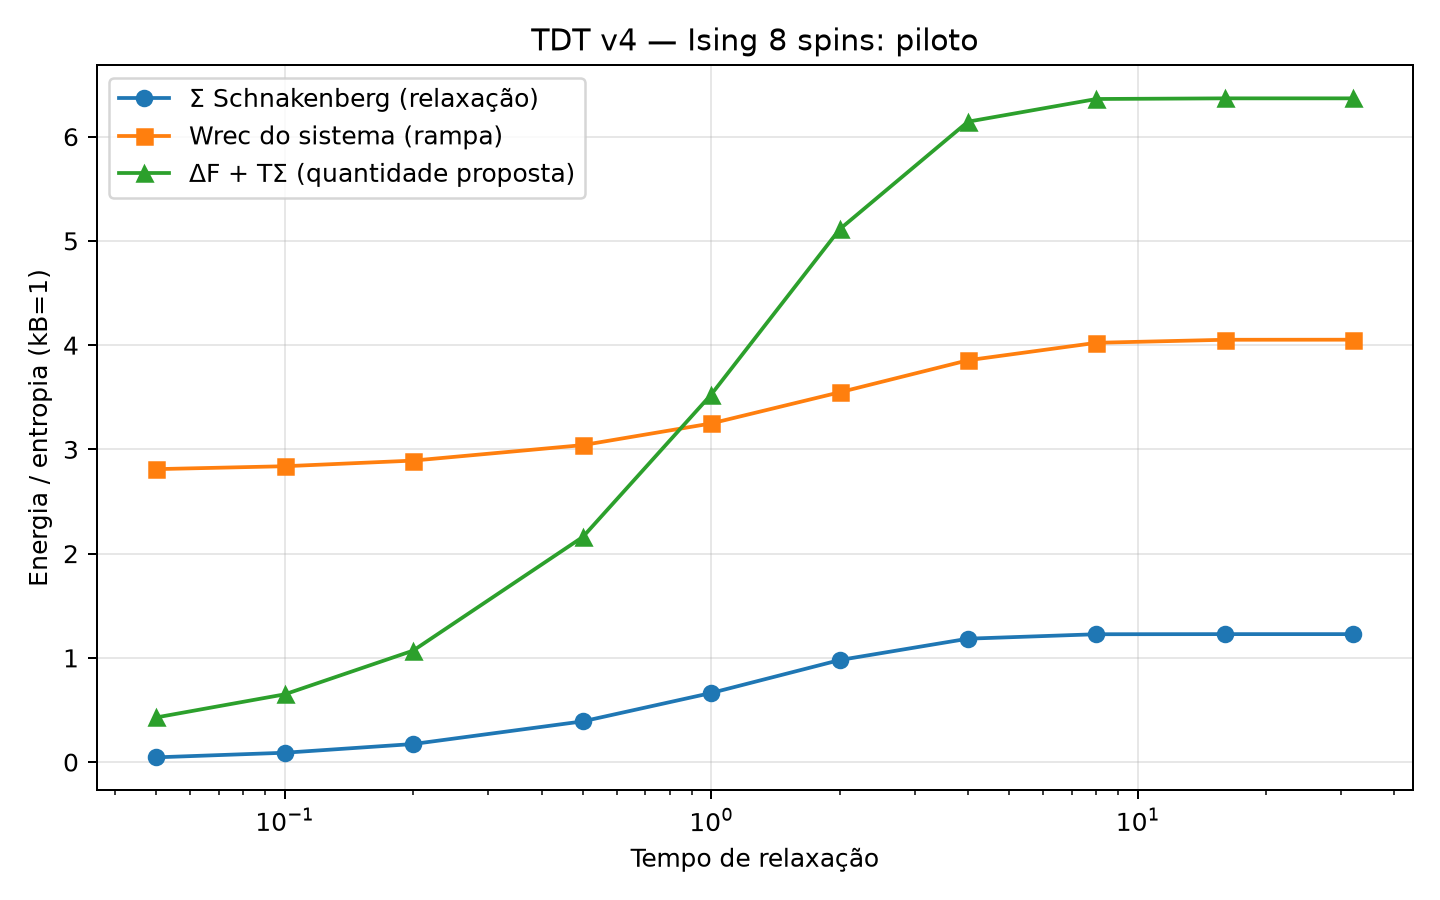

Write the Python code that produced this figure.
import numpy as np, json
from scipy.sparse import csr_matrix
from scipy.sparse.linalg import expm_multiply
from scipy.integrate import solve_ivp
from scipy.special import logsumexp
import matplotlib
matplotlib.use("Agg")
import matplotlib.pyplot as plt
N=8; beta=.4; T=1/beta; J=1.; gamma=1.; n=1<<N
states=np.array([[1 if (x>>i)&1 else -1 for i in range(N)] for x in range(n)],dtype=np.int8)
M=states.sum(1); bond=np.sum(states*np.roll(states,-1,axis=1),axis=1); Ebase=-J*bond
# unique undirected edges: flip bit i from 0 to 1
xs=[]; ys=[]; ds=[]
for x in range(n):
 for i in range(N):
  if ((x>>i)&1)==0:
   y=x^(1<<i)
   de=2*states[x,i]*(J*(states[x,(i-1)%N]+states[x,(i+1)%N]))
   xs.append(x); ys.append(y); ds.append(de)
xs=np.array(xs); ys=np.array(ys); ds=np.array(ds)
# all directed transitions indexed by source and flipped spin
src=np.repeat(np.arange(n),N); bit=np.tile(np.arange(N),n); dst=src^(1<<bit)
de0=2*states[src,bit]*J*(states[src,(bit-1)%N]+states[src,(bit+1)%N])
def Qmake(h):
 de=de0+2*states[src,bit]*h
 rates=gamma/(1+np.exp(np.clip(beta*de,-700,700)))
 diag=-np.bincount(src,weights=rates,minlength=n)
 return csr_matrix((np.r_[rates,diag],(np.r_[src,np.arange(n)],np.r_[dst,np.arange(n)])),shape=(n,n))
def gibbs(h):
 e=Ebase-h*M; z=logsumexp(-beta*e); return np.exp(-beta*e-z)
def entropy(p):
 pp=np.maximum(p,1e-300); return -float(np.sum(p*np.log(pp)))
def sigma_dot(p,h):
 # Schnakenberg sum over each undirected edge exactly once
 qf=gamma/(1+np.exp(np.clip(beta*(ds+2*states[xs,0]*0),-700,700))) # overwritten below with actual field contribution
 # recompute deltaE for each edge using spin index inferred from x,y
 inds=np.log2(xs^ys).astype(int)
 de=ds+2*states[xs,inds]*h
 kxy=gamma/(1+np.exp(np.clip(beta*de,-700,700)))
 kyx=gamma/(1+np.exp(np.clip(-beta*de,-700,700)))
 a=p[xs]*kxy; b=p[ys]*kyx
 return float(np.sum((a-b)*np.log(np.maximum(a,1e-300)/np.maximum(b,1e-300))))
p0=gibbs(0.)
h0=1.
p_quench=p0.copy()
Q0=Qmake(h0)
relax_times=[.05,.1,.2,.5,1.,2.,4.,8.,16.,32.]
ctrl=10.
results=[]
for tr in relax_times:
 def relax_rhs(t,y):
  p=y[:n]; return np.r_[Q0.T.dot(p),sigma_dot(p,h0)]
 y0=np.r_[p_quench,0.]
 solr=solve_ivp(relax_rhs,(0,tr),y0,method="DOP853",rtol=2e-10,atol=2e-12)
 pr=solr.y[:n,-1]; Sigma=float(solr.y[n,-1])
 # independent endpoint check: Delta S_system + Delta S_bath, Qbath=-Delta E_system at fixed h
 dS=entropy(pr)-entropy(p_quench)
 E=lambda p,h: float(np.dot(p,Ebase-h*M))
 dEb=E(pr,h0)-E(p_quench,h0)
 dSbath=-beta*dEb
 Sigma_endpoint=dS+dSbath
 # recovery ramp h:1->0 over ctrl, finite-time; work = integral -<M> dh
 def rec_rhs(t,y):
  h=h0*(1-t/ctrl); return Qmake(h).T.dot(y)
 sol=solve_ivp(rec_rhs,(0,ctrl),pr,method="DOP853",rtol=2e-9,atol=2e-11,dense_output=True)
 ts=np.linspace(0,ctrl,1001); ps=sol.sol(ts)
 mags=M@ps
 Wrec=float(np.trapezoid(-mags*(-h0/ctrl),ts))
 pf=ps[:,-1]
 KL=float(np.sum(pf*np.log(np.maximum(pf,1e-300)/p0)))
 F=lambda p,h: E(p,h)-T*entropy(p)
 dF=F(pf,0)-F(pr,h0)
 results.append(dict(t_relax=tr,Sigma_Schnakenberg=Sigma,Sigma_endpoint_check=Sigma_endpoint,
  Sigma_check_error=Sigma-Sigma_endpoint,deltaS_system=dS,deltaS_bath=dSbath,
  Wrec_system=Wrec,deltaF_recovery=dF,DeltaF_plus_TSigma=dF+T*Sigma,
  final_KL_to_initial=KL,final_magnetization=float(M@pf),
  KL_to_quench_equilibrium=float(np.sum(pr*np.log(np.maximum(pr,1e-300)/gibbs(h0))))))
out={"model":"8-spin periodic Ising ring; 256 states; single-spin Glauber bath",
"parameters":{"beta":beta,"T":T,"J":J,"gamma":gamma,"quench_field":h0,"recovery_duration":ctrl},
"protocol":"initial Gibbs at h=0; instantaneous quench to h=1; relax at fixed h=1; recover with finite-time linear field ramp h=1->0",
"units":"kB=1; entropy nats; energy/work in J units",
"interpretation":"Sigma is total Schnakenberg entropy production during forward relaxation. Wrec is finite-time system-only recovery work. DeltaF+T*Sigma is reported as the proposed TDT quantity, not assumed equal to Wrec and not a computed full bath-reset cost.",
"results":results}
path="/home/iknowyou/TDT_Experimentos/tdt_v4_ising8_testB_pilot"
with open(path+".json","w") as f: json.dump(out,f,indent=2)
x=np.array(relax_times)
fig,ax=plt.subplots(figsize=(8,5))
ax.plot(x,[r["Sigma_Schnakenberg"] for r in results],"o-",label="Σ Schnakenberg (relaxação)")
ax.plot(x,[r["Wrec_system"] for r in results],"s-",label="Wrec do sistema (rampa)")
ax.plot(x,[r["DeltaF_plus_TSigma"] for r in results],"^-",label="ΔF + TΣ (quantidade proposta)")
ax.set_xscale("log"); ax.set_xlabel("Tempo de relaxação"); ax.set_ylabel("Energia / entropia (kB=1)")
ax.set_title("TDT v4 — Ising 8 spins: piloto")
ax.grid(True,alpha=.3); ax.legend(); fig.tight_layout(); fig.savefig(path+".png",dpi=180)
print(json.dumps(out,indent=2))
